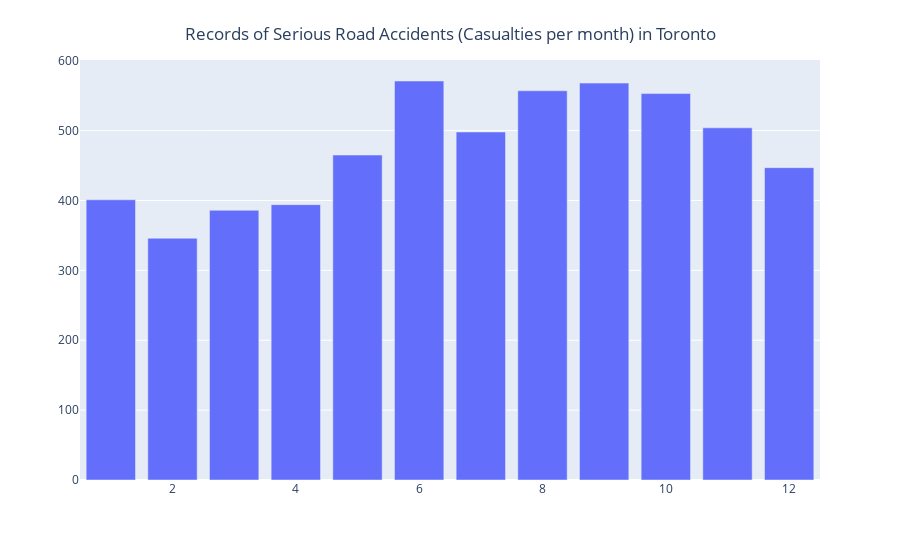

Source (notebook cell):
### Code cell
ACCNUM = df_clean.groupby('month')['ACCNUM'].nunique()

fig = px.bar(df_clean, x = month, y = ACCNUM, labels={'x':'','y':''})
fig.update_layout(
    title={
        'text': "Records of Serious Road Accidents (Casualties per month) in Toronto",
        'y':0.95,
        'x':0.5,
        'xanchor': 'center',
        'yanchor': 'top'})
fig.show()

### Figure 1 — Plotly figure (JSON) as saved in the notebook; plotly's stock layout.template omitted (floating-point values rounded to 4 significant figures)
{"data": [{"alignmentgroup": "True", "hovertemplate": "=%{y}<extra></extra>", "legendgroup": "", "marker": {"color": "#636efa"}, "name": "", "offsetgroup": "", "orientation": "v", "showlegend": false, "textposition": "auto", "type": "bar", "x": [1, 2, 3, 4, 5, 6, 7, 8, 9, 10, 11, 12], "xaxis": "x", "y": [401, 346, 386, 394, 465, 571, 498, 557, 568, 553, 504, 447], "yaxis": "y"}], "layout": {"barmode": "relative", "legend": {"tracegroupgap": 0}, "margin": {"t": 60}, "title": {"text": "Records of Serious Road Accidents (Casualties per month) in Toronto", "x": 0.5, "xanchor": "center", "y": 0.95, "yanchor": "top"}, "xaxis": {"anchor": "y", "domain": [0, 1], "title": {"text": ""}}, "yaxis": {"anchor": "x", "domain": [0, 1], "title": {"text": ""}}}}
